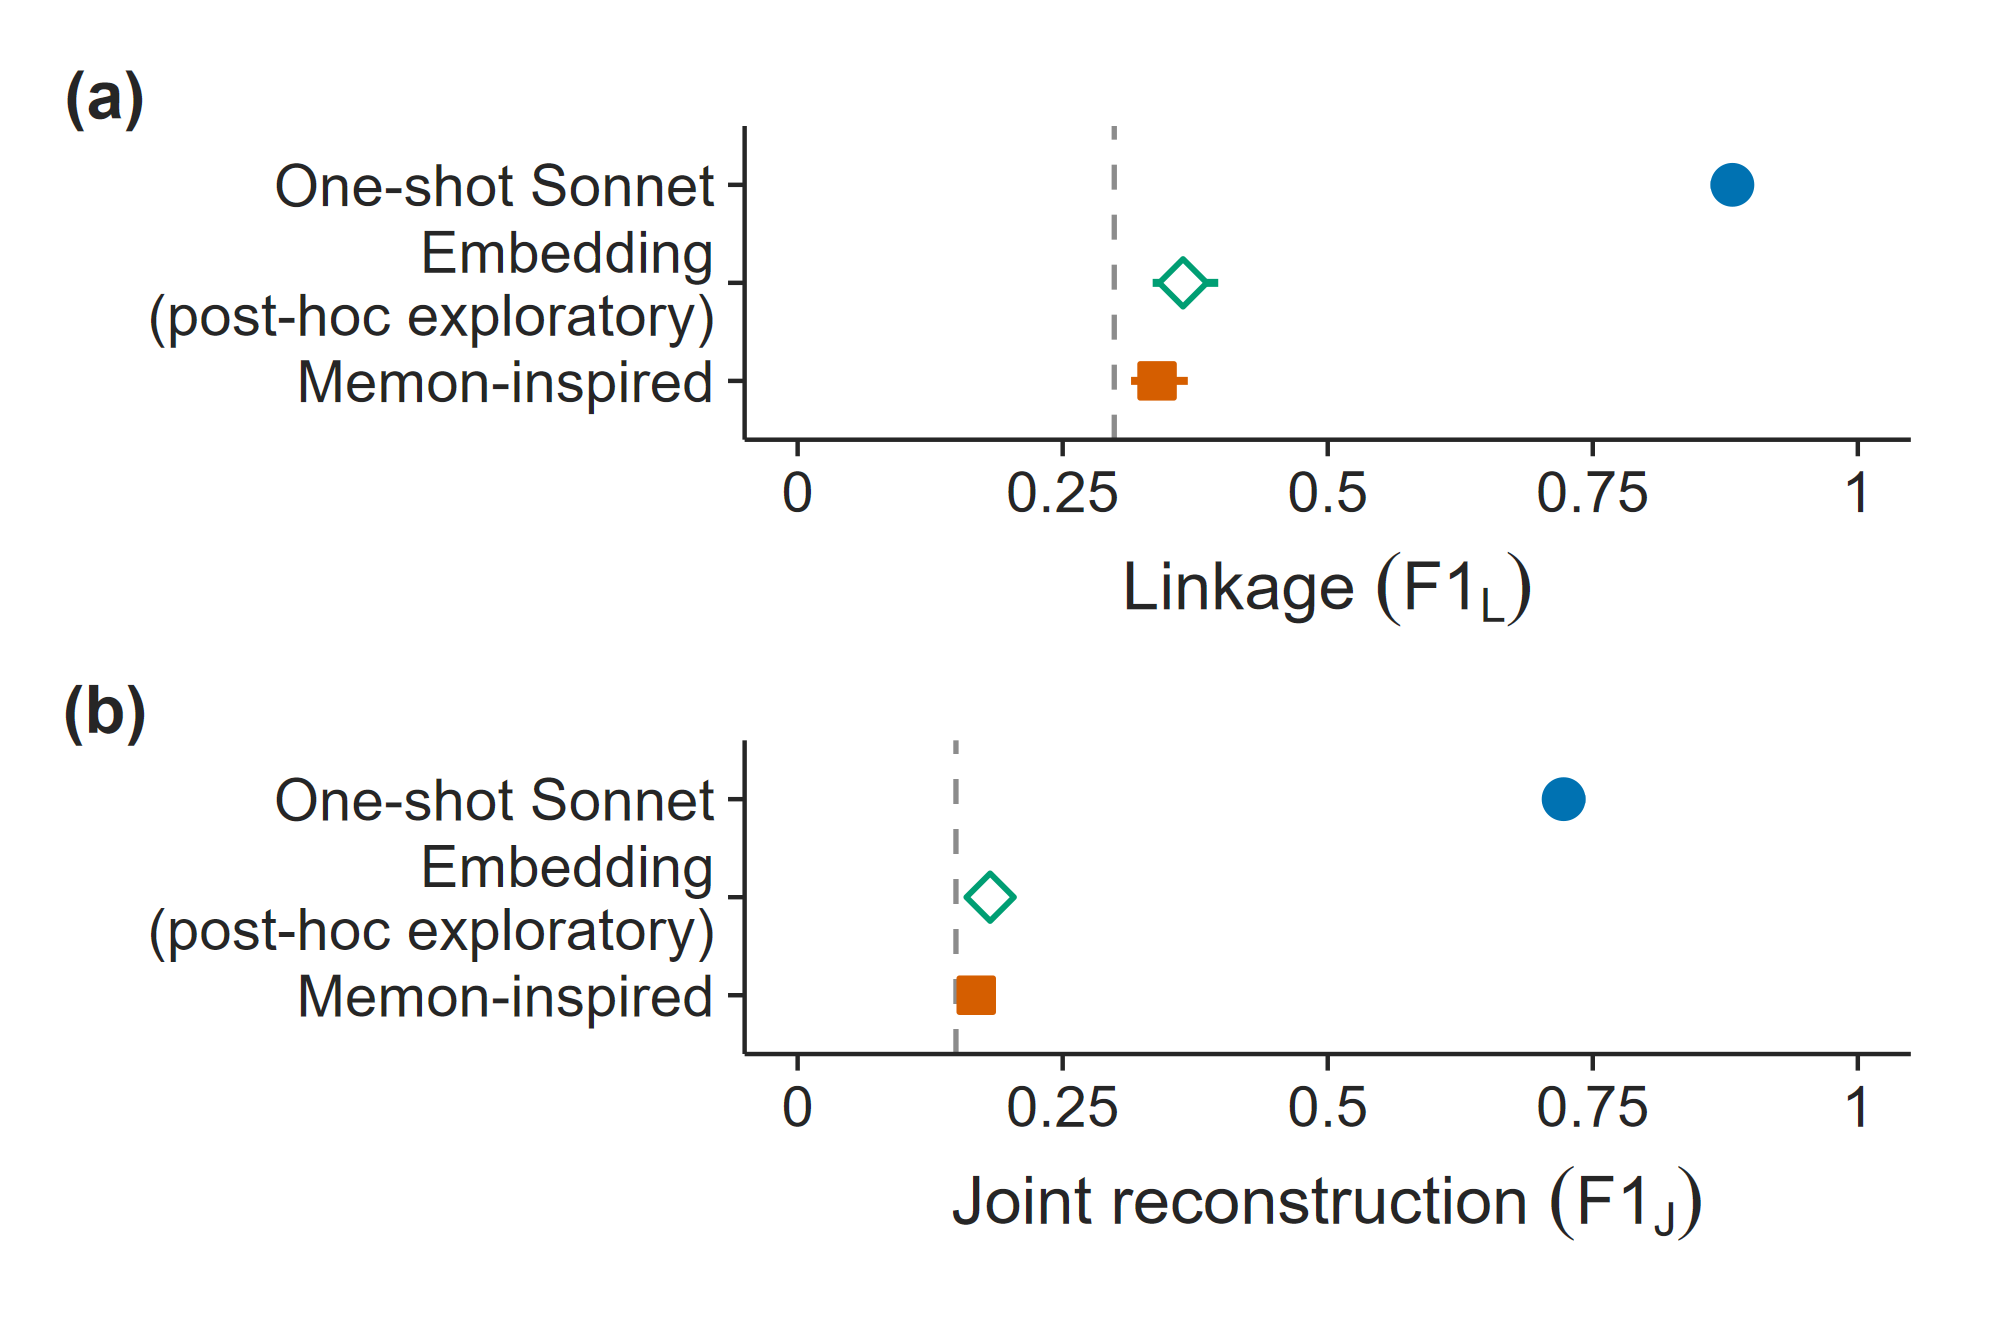

The script that drew this image:
# fig1_headline_attackers.R
# Figure 1 (main text): headline prose, Game J, attacker comparison on the
# 46 headline pools. Prespecified, except the embedding row (post hoc).
#
# Run from the repository root:
#   Rscript results/paper_figures_r/fig1_headline_attackers.R

source("results/paper_figures_r/theme_paper.R")

# ---- Data -------------------------------------------------------------------
# Frozen summary: pool means with 95% percentile-bootstrap CIs over the 46
# pools (RUN_DECISIONS D13). Nothing is recomputed here.
headline <- read.csv("results/final_analysis/TABLES/table_B_headline_J.csv")

attackers <- c("Memon-inspired", "Embedding (post-hoc exploratory)", "One-shot Sonnet")
est <- headline[headline$attacker %in% attackers, ]
bas <- headline[headline$attacker == "Analytic one-bucket", ]

plot_data <- rbind(
  data.frame(layer = "estimate", attacker = est$attacker, metric = "F1_L",
             value = est$F1_L_mean, lo = est$F1_L_lo, hi = est$F1_L_hi, n_pools = est$completed),
  data.frame(layer = "estimate", attacker = est$attacker, metric = "F1_J",
             value = est$F1_J_mean, lo = est$F1_J_lo, hi = est$F1_J_hi, n_pools = est$completed),
  # The analytic one-bucket baseline is a reference line, not an attacker row.
  # Its value is the mean of the per-pool baselines (they range 0.13-0.25).
  data.frame(layer = "baseline", attacker = "Analytic one-bucket", metric = c("F1_L", "F1_J"),
             value = c(bas$F1_L_mean, bas$F1_J_mean), lo = NA, hi = NA, n_pools = bas$completed)
)
plot_data$post_hoc <- plot_data$attacker == "Embedding (post-hoc exploratory)"

# ---- Plot -------------------------------------------------------------------
attacker_panel <- function(which_metric, x_title) {
  est <- subset(plot_data, layer == "estimate" & metric == which_metric)
  bas <- subset(plot_data, layer == "baseline" & metric == which_metric)
  est$attacker <- factor(est$attacker, levels = attackers)  # first level = bottom row

  ggplot(est, aes(x = value, y = attacker)) +
    geom_vline(xintercept = bas$value, linetype = "dashed",
               linewidth = ref_linewidth, colour = baseline_grey) +
    geom_linerange(aes(xmin = lo, xmax = hi, colour = attacker), linewidth = ci_linewidth) +
    geom_point(aes(colour = attacker, fill = attacker, shape = attacker),
               size = point_size, stroke = point_stroke) +
    scale_colour_manual(values = attacker_colour) +
    scale_fill_manual(values = attacker_fill) +
    scale_shape_manual(values = attacker_shape) +
    scale_y_discrete(labels = attacker_label) +
    scale_x_continuous(limits = c(0, 1), breaks = seq(0, 1, 0.25), labels = axis_01_labels) +
    labs(x = x_title, y = NULL) +
    theme_paper()
}

panel_a <- attacker_panel("F1_L", expression("Linkage " * (F1[L])))
panel_b <- attacker_panel("F1_J", expression("Joint reconstruction " * (F1[J])))

# Stacked so each panel gets the full column width.
fig <- panel_a / panel_b + plot_annotation(tag_levels = list(c("(a)", "(b)")))

# ---- Export -----------------------------------------------------------------
save_figure(fig, "fig1_headline_attackers", width = col_width, height = 2.2, data = plot_data)
